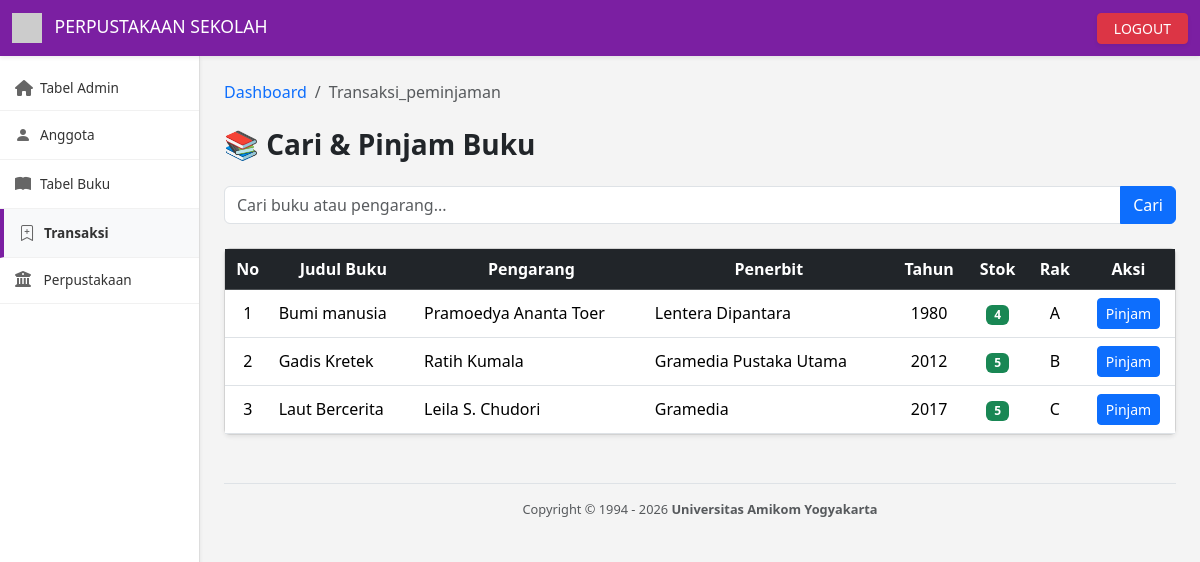
/dashboard.php?halaman=transaksi_peminjaman (signed in), run on the app's committed database.
### tables this page shows
CREATE TABLE `crud_buku` (
  `judul_buku` varchar(25) NOT NULL,
  `pengarang` varchar(25) NOT NULL,
  `penerbit` varchar(25) NOT NULL,
  `tahun_terbit` year(4) NOT NULL,
  `jumlah_buku` int(25) NOT NULL,
  `lokasi_rak` varchar(25) NOT NULL
);

### transaksi_admin.php (the view, shortened to what this page needs)
<?php
include 'koneksi.php';
$cari = $_GET['cari'] ?? '';
$query = "SELECT * FROM crud_buku
          WHERE judul_buku LIKE '%$cari%'
          OR pengarang LIKE '%$cari%'";
$buku = mysqli_query($koneksi, $query);
?>
<h3 class="fw-bold mb-4">📚 Cari & Pinjam Buku</h3>
<form method="get" action="dashboard.php" class="mb-4">
    <div class="input-group">
        <input type="text" name="cari" class="form-control"
               placeholder="Cari buku atau pengarang..."
               value="<?= htmlspecialchars($cari) ?>">
        <button class="btn btn-primary">Cari</button>
    </div>
</form>
<div class="card shadow-sm">
    <div class="card-body p-0">
        <table class="table table-hover mb-0 align-middle">
            <thead class="table-dark text-center">
                <tr>
                    <th>No</th>
                    <th>Judul Buku</th>
                    <th>Pengarang</th>
                    <th>Penerbit</th>
                    <th>Tahun</th>
                    <th>Stok</th>
                    <th>Rak</th>
                    <th>Aksi</th>
                </tr>
            </thead>
            <tbody>
            <?php
            $no = 1;
            if ($buku && mysqli_num_rows($buku) > 0):
                while ($b = mysqli_fetch_assoc($buku)):
            ?>
                <tr>
                    <td class="text-center"><?= $no++ ?></td>
                    <td><?= htmlspecialchars($b['judul_buku']) ?></td>
                    <td><?= htmlspecialchars($b['pengarang']) ?></td>
                    <td><?= htmlspecialchars($b['penerbit']) ?></td>
                    <td class="text-center"><?= $b['tahun_terbit'] ?></td>
                    <td class="text-center">
                        <?php if ($b['jumlah_buku'] > 0): ?>
                            <span class="badge bg-success"><?= $b['jumlah_buku'] ?></span>
                        <?php else: ?>
                            <span class="badge bg-danger">Habis</span>
                        <?php endif; ?>
                    </td>
                    <td class="text-center"><?= $b['lokasi_rak'] ?></td>
                    <td class="text-center">
                        <?php if ($b['jumlah_buku'] > 0): ?>
                            <a href="dashboard.php?halaman=transaksi&pinjam=<?= urlencode($b['judul_buku']) ?>"
                               class="btn btn-sm btn-primary"
                               onclick="return confirm('Pinjam buku ini?')">
                               Pinjam
                            </a>
                        <?php else: ?>
                            <button class="btn btn-sm btn-secondary" disabled>
                                Tidak tersedia
                            </button>
                        <?php endif; ?>
                    </td>
                </tr>
            <?php endwhile; endif; ?>
            </tbody>
        </table>
    </div>
</div>

### dashboard.php (style rules this page uses)
body { background-color: #f4f4f4; font-family: 'Segoe UI', Tahoma, Geneva, Verdana, sans-serif; }

### data on the page
crud_buku: judul_buku "Bumi manusia", pengarang "Pramoedya Ananta Toer", penerbit "Lentera Dipantara", tahun_terbit "1980", jumlah_buku "4", lokasi_rak "A"
crud_buku: judul_buku "Gadis Kretek", pengarang "Ratih Kumala", penerbit "Gramedia Pustaka Utama", tahun_terbit "2012", jumlah_buku "5", lokasi_rak "B"
crud_buku: judul_buku "Laut Bercerita", pengarang "Leila S. Chudori", penerbit "Gramedia", tahun_terbit "2017", jumlah_buku "5", lokasi_rak "C"

### other printed values
$_GET['halaman'] "Transaksi_peminjaman"
